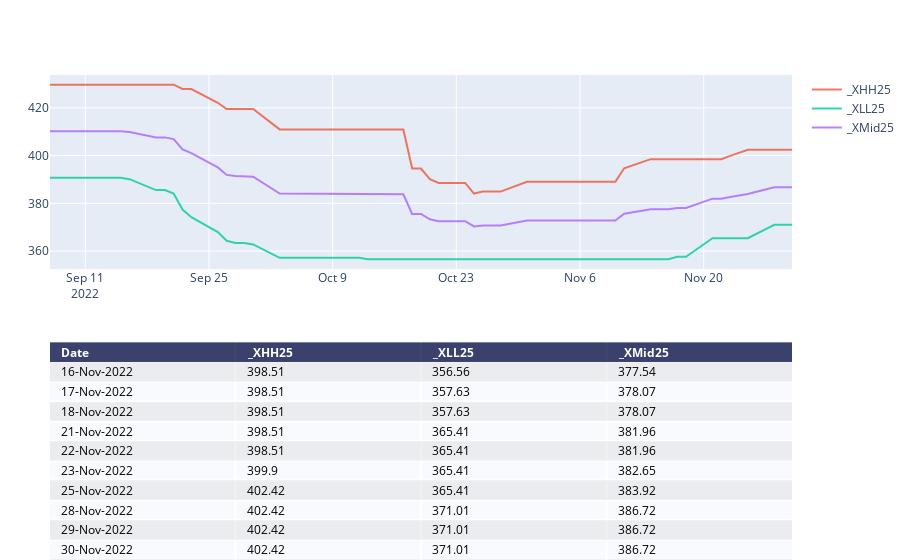

Notebook source saved alongside this figure:
### Code cell
chartTitle1=f"{symbol}_HH-LL"
print(chartTitle1)
# colsToPlot=[  x for  x  in list_cols if x.startswith('_X') and ( x.startswith('_XMid')==False) ]
colsToPlot=[  x for  x  in list_cols if x.startswith('_X') ]
fig=manage_chart(df,colsToPlot,"",'')

pio.write_image(fig, f"{report_path}\\{chartTitle1}.png")
fig

### Figure 1 — Plotly figure (JSON) as saved in the notebook; plotly's stock layout.template omitted (floating-point values rounded to 4 significant figures)
{"data": [{"colorscale": [[0, "#00083e"], [0.5, "#ededee"], [1, "#ffffff"]], "hoverinfo": "none", "opacity": 0.75, "showscale": false, "type": "heatmap", "z": [[0, 0, 0, 0], [0.5, 0.5, 0.5, 0.5], [1, 1, 1, 1], [0.5, 0.5, 0.5, 0.5], [1, 1, 1, 1], [0.5, 0.5, 0.5, 0.5], [1, 1, 1, 1], [0.5, 0.5, 0.5, 0.5], [1, 1, 1, 1], [0.5, 0.5, 0.5, 0.5], [1, 1, 1, 1]]}, {"name": "_XHH25", "opacity": 0.8, "type": "scatter", "x": ["2022-09-07T00:00:00", "2022-09-08T00:00:00", "2022-09-09T00:00:00", "2022-09-12T00:00:00", "2022-09-13T00:00:00", "2022-09-14T00:00:00", "2022-09-15T00:00:00", "2022-09-16T00:00:00", "2022-09-19T00:00:00", "2022-09-20T00:00:00", "2022-09-21T00:00:00", "2022-09-22T00:00:00", "2022-09-23T00:00:00", "2022-09-26T00:00:00", "2022-09-27T00:00:00", "2022-09-28T00:00:00", "2022-09-29T00:00:00", "2022-09-30T00:00:00", "2022-10-03T00:00:00", "2022-10-04T00:00:00", "2022-10-05T00:00:00", "2022-10-06T00:00:00", "2022-10-07T00:00:00", "2022-10-10T00:00:00", "2022-10-11T00:00:00", "2022-10-12T00:00:00", "2022-10-13T00:00:00", "2022-10-14T00:00:00", "2022-10-17T00:00:00", "2022-10-18T00:00:00", "2022-10-19T00:00:00", "2022-10-20T00:00:00", "2022-10-21T00:00:00", "2022-10-24T00:00:00", "2022-10-25T00:00:00", "2022-10-26T00:00:00", "2022-10-27T00:00:00", "2022-10-28T00:00:00", "2022-10-31T00:00:00", "2022-11-01T00:00:00", "2022-11-02T00:00:00", "2022-11-03T00:00:00", "2022-11-04T00:00:00", "2022-11-07T00:00:00", "2022-11-08T00:00:00", "2022-11-09T00:00:00", "2022-11-10T00:00:00", "2022-11-11T00:00:00", "2022-11-14T00:00:00", "2022-11-15T00:00:00", "2022-11-16T00:00:00", "2022-11-17T00:00:00", "2022-11-18T00:00:00", "2022-11-21T00:00:00", "2022-11-22T00:00:00", "2022-11-23T00:00:00", "2022-11-25T00:00:00", "2022-11-28T00:00:00", "2022-11-29T00:00:00", "2022-11-30T00:00:00"], "xaxis": "x2", "y": [429.7, 429.7, 429.7, 429.7, 429.7, 429.7, 429.7, 429.7, 429.7, 429.7, 429.7, 427.9, 427.9, 422.1, 419.5, 419.5, 419.5, 419.5, 411.0, 411.0, 411.0, 411.0, 411.0, 411.0, 411.0, 411.0, 411.0, 411.0, 411.0, 394.6, 394.6, 390.1, 388.6, 388.6, 384.1, 384.9, 384.9, 384.9, 389.0, 389.0, 389.0, 389.0, 389.0, 389.0, 389.0, 389.0, 389.0, 394.7, 398.5, 398.5, 398.5, 398.5, 398.5, 398.5, 398.5, 399.9, 402.4, 402.4, 402.4, 402.4], "yaxis": "y2"}, {"name": "_XLL25", "opacity": 0.8, "type": "scatter", "x": ["2022-09-07T00:00:00", "2022-09-08T00:00:00", "2022-09-09T00:00:00", "2022-09-12T00:00:00", "2022-09-13T00:00:00", "2022-09-14T00:00:00", "2022-09-15T00:00:00", "2022-09-16T00:00:00", "2022-09-19T00:00:00", "2022-09-20T00:00:00", "2022-09-21T00:00:00", "2022-09-22T00:00:00", "2022-09-23T00:00:00", "2022-09-26T00:00:00", "2022-09-27T00:00:00", "2022-09-28T00:00:00", "2022-09-29T00:00:00", "2022-09-30T00:00:00", "2022-10-03T00:00:00", "2022-10-04T00:00:00", "2022-10-05T00:00:00", "2022-10-06T00:00:00", "2022-10-07T00:00:00", "2022-10-10T00:00:00", "2022-10-11T00:00:00", "2022-10-12T00:00:00", "2022-10-13T00:00:00", "2022-10-14T00:00:00", "2022-10-17T00:00:00", "2022-10-18T00:00:00", "2022-10-19T00:00:00", "2022-10-20T00:00:00", "2022-10-21T00:00:00", "2022-10-24T00:00:00", "2022-10-25T00:00:00", "2022-10-26T00:00:00", "2022-10-27T00:00:00", "2022-10-28T00:00:00", "2022-10-31T00:00:00", "2022-11-01T00:00:00", "2022-11-02T00:00:00", "2022-11-03T00:00:00", "2022-11-04T00:00:00", "2022-11-07T00:00:00", "2022-11-08T00:00:00", "2022-11-09T00:00:00", "2022-11-10T00:00:00", "2022-11-11T00:00:00", "2022-11-14T00:00:00", "2022-11-15T00:00:00", "2022-11-16T00:00:00", "2022-11-17T00:00:00", "2022-11-18T00:00:00", "2022-11-21T00:00:00", "2022-11-22T00:00:00", "2022-11-23T00:00:00", "2022-11-25T00:00:00", "2022-11-28T00:00:00", "2022-11-29T00:00:00", "2022-11-30T00:00:00"], "xaxis": "x2", "y": [390.8, 390.8, 390.8, 390.8, 390.8, 390.8, 390.8, 390.1, 385.6, 385.6, 384.1, 377.4, 374.2, 367.9, 364.3, 363.4, 363.4, 362.8, 357.2, 357.2, 357.2, 357.2, 357.2, 357.2, 357.2, 357.2, 356.6, 356.6, 356.6, 356.6, 356.6, 356.6, 356.6, 356.6, 356.6, 356.6, 356.6, 356.6, 356.6, 356.6, 356.6, 356.6, 356.6, 356.6, 356.6, 356.6, 356.6, 356.6, 356.6, 356.6, 356.6, 357.6, 357.6, 365.4, 365.4, 365.4, 365.4, 371.0, 371.0, 371.0], "yaxis": "y2"}, {"name": "_XMid25", "opacity": 0.8, "type": "scatter", "x": ["2022-09-07T00:00:00", "2022-09-08T00:00:00", "2022-09-09T00:00:00", "2022-09-12T00:00:00", "2022-09-13T00:00:00", "2022-09-14T00:00:00", "2022-09-15T00:00:00", "2022-09-16T00:00:00", "2022-09-19T00:00:00", "2022-09-20T00:00:00", "2022-09-21T00:00:00", "2022-09-22T00:00:00", "2022-09-23T00:00:00", "2022-09-26T00:00:00", "2022-09-27T00:00:00", "2022-09-28T00:00:00", "2022-09-29T00:00:00", "2022-09-30T00:00:00", "2022-10-03T00:00:00", "2022-10-04T00:00:00", "2022-10-05T00:00:00", "2022-10-06T00:00:00", "2022-10-07T00:00:00", "2022-10-10T00:00:00", "2022-10-11T00:00:00", "2022-10-12T00:00:00", "2022-10-13T00:00:00", "2022-10-14T00:00:00", "2022-10-17T00:00:00", "2022-10-18T00:00:00", "2022-10-19T00:00:00", "2022-10-20T00:00:00", "2022-10-21T00:00:00", "2022-10-24T00:00:00", "2022-10-25T00:00:00", "2022-10-26T00:00:00", "2022-10-27T00:00:00", "2022-10-28T00:00:00", "2022-10-31T00:00:00", "2022-11-01T00:00:00", "2022-11-02T00:00:00", "2022-11-03T00:00:00", "2022-11-04T00:00:00", "2022-11-07T00:00:00", "2022-11-08T00:00:00", "2022-11-09T00:00:00", "2022-11-10T00:00:00", "2022-11-11T00:00:00", "2022-11-14T00:00:00", "2022-11-15T00:00:00", "2022-11-16T00:00:00", "2022-11-17T00:00:00", "2022-11-18T00:00:00", "2022-11-21T00:00:00", "2022-11-22T00:00:00", "2022-11-23T00:00:00", "2022-11-25T00:00:00", "2022-11-28T00:00:00", "2022-11-29T00:00:00", "2022-11-30T00:00:00"], "xaxis": "x2", "y": [410.2, 410.2, 410.2, 410.2, 410.2, 410.2, 410.2, 409.9, 407.6, 407.6, 406.9, 402.6, 401.1, 395.1, 391.9, 391.4, 391.4, 391.1, 384.1, 384.1, 384.1, 384.1, 384.1, 384.1, 384.1, 384.1, 383.8, 383.8, 383.8, 375.6, 375.6, 373.3, 372.6, 372.6, 370.3, 370.7, 370.7, 370.7, 372.8, 372.8, 372.8, 372.8, 372.8, 372.8, 372.8, 372.8, 372.8, 375.6, 377.5, 377.5, 377.5, 378.1, 378.1, 382.0, 382.0, 382.6, 383.9, 386.7, 386.7, 386.7], "yaxis": "y2"}], "layout": {"annotations": [{"align": "left", "font": {"color": "#ffffff"}, "showarrow": false, "text": "<b>Date</b>", "x": -0.45, "xanchor": "left", "xref": "x", "y": 0, "yref": "y"}, {"align": "left", "font": {"color": "#ffffff"}, "showarrow": false, "text": "<b>_XHH25</b>", "x": 0.55, "xanchor": "left", "xref": "x", "y": 0, "yref": "y"}, {"align": "left", "font": {"color": "#ffffff"}, "showarrow": false, "text": "<b>_XLL25</b>", "x": 1.55, "xanchor": "left", "xref": "x", "y": 0, "yref": "y"}, {"align": "left", "font": {"color": "#ffffff"}, "showarrow": false, "text": "<b>_XMid25</b>", "x": 2.55, "xanchor": "left", "xref": "x", "y": 0, "yref": "y"}, {"align": "left", "font": {"color": "#000000"}, "showarrow": false, "text": "16-Nov-2022", "x": -0.45, "xanchor": "left", "xref": "x", "y": 1, "yref": "y"}, {"align": "left", "font": {"color": "#000000"}, "showarrow": false, "text": "398.51", "x": 0.55, "xanchor": "left", "xref": "x", "y": 1, "yref": "y"}, {"align": "left", "font": {"color": "#000000"}, "showarrow": false, "text": "356.56", "x": 1.55, "xanchor": "left", "xref": "x", "y": 1, "yref": "y"}, {"align": "left", "font": {"color": "#000000"}, "showarrow": false, "text": "377.54", "x": 2.55, "xanchor": "left", "xref": "x", "y": 1, "yref": "y"}, {"align": "left", "font": {"color": "#000000"}, "showarrow": false, "text": "17-Nov-2022", "x": -0.45, "xanchor": "left", "xref": "x", "y": 2, "yref": "y"}, {"align": "left", "font": {"color": "#000000"}, "showarrow": false, "text": "398.51", "x": 0.55, "xanchor": "left", "xref": "x", "y": 2, "yref": "y"}, {"align": "left", "font": {"color": "#000000"}, "showarrow": false, "text": "357.63", "x": 1.55, "xanchor": "left", "xref": "x", "y": 2, "yref": "y"}, {"align": "left", "font": {"color": "#000000"}, "showarrow": false, "text": "378.07", "x": 2.55, "xanchor": "left", "xref": "x", "y": 2, "yref": "y"}, {"align": "left", "font": {"color": "#000000"}, "showarrow": false, "text": "18-Nov-2022", "x": -0.45, "xanchor": "left", "xref": "x", "y": 3, "yref": "y"}, {"align": "left", "font": {"color": "#000000"}, "showarrow": false, "text": "398.51", "x": 0.55, "xanchor": "left", "xref": "x", "y": 3, "yref": "y"}, {"align": "left", "font": {"color": "#000000"}, "showarrow": false, "text": "357.63", "x": 1.55, "xanchor": "left", "xref": "x", "y": 3, "yref": "y"}, {"align": "left", "font": {"color": "#000000"}, "showarrow": false, "text": "378.07", "x": 2.55, "xanchor": "left", "xref": "x", "y": 3, "yref": "y"}, {"align": "left", "font": {"color": "#000000"}, "showarrow": false, "text": "21-Nov-2022", "x": -0.45, "xanchor": "left", "xref": "x", "y": 4, "yref": "y"}, {"align": "left", "font": {"color": "#000000"}, "showarrow": false, "text": "398.51", "x": 0.55, "xanchor": "left", "xref": "x", "y": 4, "yref": "y"}, {"align": "left", "font": {"color": "#000000"}, "showarrow": false, "text": "365.41", "x": 1.55, "xanchor": "left", "xref": "x", "y": 4, "yref": "y"}, {"align": "left", "font": {"color": "#000000"}, "showarrow": false, "text": "381.96", "x": 2.55, "xanchor": "left", "xref": "x", "y": 4, "yref": "y"}, {"align": "left", "font": {"color": "#000000"}, "showarrow": false, "text": "22-Nov-2022", "x": -0.45, "xanchor": "left", "xref": "x", "y": 5, "yref": "y"}, {"align": "left", "font": {"color": "#000000"}, "showarrow": false, "text": "398.51", "x": 0.55, "xanchor": "left", "xref": "x", "y": 5, "yref": "y"}, {"align": "left", "font": {"color": "#000000"}, "showarrow": false, "text": "365.41", "x": 1.55, "xanchor": "left", "xref": "x", "y": 5, "yref": "y"}, {"align": "left", "font": {"color": "#000000"}, "showarrow": false, "text": "381.96", "x": 2.55, "xanchor": "left", "xref": "x", "y": 5, "yref": "y"}, {"align": "left", "font": {"color": "#000000"}, "showarrow": false, "text": "23-Nov-2022", "x": -0.45, "xanchor": "left", "xref": "x", "y": 6, "yref": "y"}, {"align": "left", "font": {"color": "#000000"}, "showarrow": false, "text": "399.9", "x": 0.55, "xanchor": "left", "xref": "x", "y": 6, "yref": "y"}, {"align": "left", "font": {"color": "#000000"}, "showarrow": false, "text": "365.41", "x": 1.55, "xanchor": "left", "xref": "x", "y": 6, "yref": "y"}, {"align": "left", "font": {"color": "#000000"}, "showarrow": false, "text": "382.65", "x": 2.55, "xanchor": "left", "xref": "x", "y": 6, "yref": "y"}, {"align": "left", "font": {"color": "#000000"}, "showarrow": false, "text": "25-Nov-2022", "x": -0.45, "xanchor": "left", "xref": "x", "y": 7, "yref": "y"}, {"align": "left", "font": {"color": "#000000"}, "showarrow": false, "text": "402.42", "x": 0.55, "xanchor": "left", "xref": "x", "y": 7, "yref": "y"}, {"align": "left", "font": {"color": "#000000"}, "showarrow": false, "text": "365.41", "x": 1.55, "xanchor": "left", "xref": "x", "y": 7, "yref": "y"}, {"align": "left", "font": {"color": "#000000"}, "showarrow": false, "text": "383.92", "x": 2.55, "xanchor": "left", "xref": "x", "y": 7, "yref": "y"}, {"align": "left", "font": {"color": "#000000"}, "showarrow": false, "text": "28-Nov-2022", "x": -0.45, "xanchor": "left", "xref": "x", "y": 8, "yref": "y"}, {"align": "left", "font": {"color": "#000000"}, "showarrow": false, "text": "402.42", "x": 0.55, "xanchor": "left", "xref": "x", "y": 8, "yref": "y"}, {"align": "left", "font": {"color": "#000000"}, "showarrow": false, "text": "371.01", "x": 1.55, "xanchor": "left", "xref": "x", "y": 8, "yref": "y"}, {"align": "left", "font": {"color": "#000000"}, "showarrow": false, "text": "386.72", "x": 2.55, "xanchor": "left", "xref": "x", "y": 8, "yref": "y"}, {"align": "left", "font": {"color": "#000000"}, "showarrow": false, "text": "29-Nov-2022", "x": -0.45, "xanchor": "left", "xref": "x", "y": 9, "yref": "y"}, {"align": "left", "font": {"color": "#000000"}, "showarrow": false, "text": "402.42", "x": 0.55, "xanchor": "left", "xref": "x", "y": 9, "yref": "y"}, {"align": "left", "font": {"color": "#000000"}, "showarrow": false, "text": "371.01", "x": 1.55, "xanchor": "left", "xref": "x", "y": 9, "yref": "y"}, {"align": "left", "font": {"color": "#000000"}, "showarrow": false, "text": "386.72", "x": 2.55, "xanchor": "left", "xref": "x", "y": 9, "yref": "y"}, {"align": "left", "font": {"color": "#000000"}, "showarrow": false, "text": "30-Nov-2022", "x": -0.45, "xanchor": "left", "xref": "x", "y": 10, "yref": "y"}, {"align": "left", "font": {"color": "#000000"}, "showarrow": false, "text": "402.42", "x": 0.55, "xanchor": "left", "xref": "x", "y": 10, "yref": "y"}, {"align": "left", "font": {"color": "#000000"}, "showarrow": false, "text": "371.01", "x": 1.55, "xanchor": "left", "xref": "x", "y": 10, "yref": "y"}, {"align": "left", "font": {"color": "#000000"}, "showarrow": false, "text": "386.72", "x": 2.55, "xanchor": "left", "xref": "x", "y": 10, "yref": "y"}], "autosize": true, "margin": {"b": 0, "l": 50, "r": 0, "t": 75}, "title": {"text": ""}, "xaxis": {"autorange": true, "dtick": 1, "gridwidth": 2, "range": [-0.5, 3.5], "showticklabels": false, "tick0": -0.5, "ticks": "", "zeroline": false}, "xaxis2": {"anchor": "y2", "autorange": true, "range": ["2022-09-07", "2022-11-30"], "type": "date"}, "yaxis": {"autorange": true, "domain": [0, 0.45], "dtick": 1, "gridwidth": 2, "range": [10.5, -0.5], "showticklabels": false, "tick0": 0.5, "ticks": "", "zeroline": false}, "yaxis2": {"anchor": "x2", "autorange": true, "domain": [0.6, 1], "range": [352.5, 433.8], "title": {"text": ""}, "type": "linear"}}}
